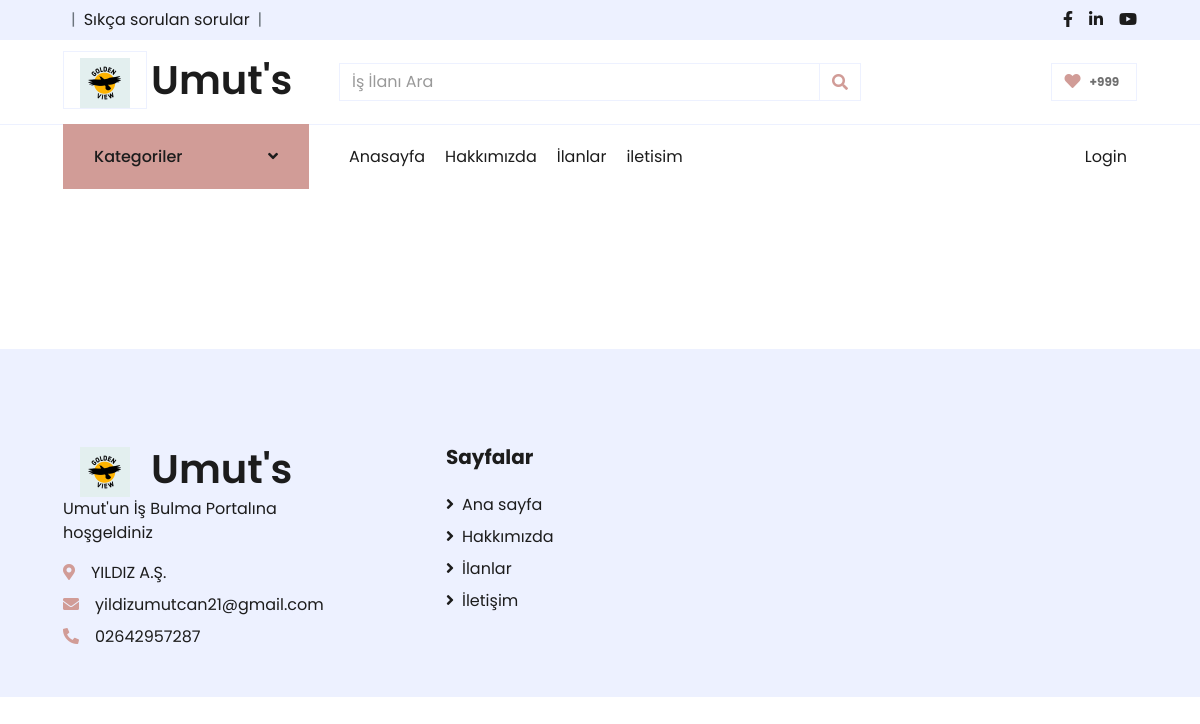
The app's page /category/7, older data.
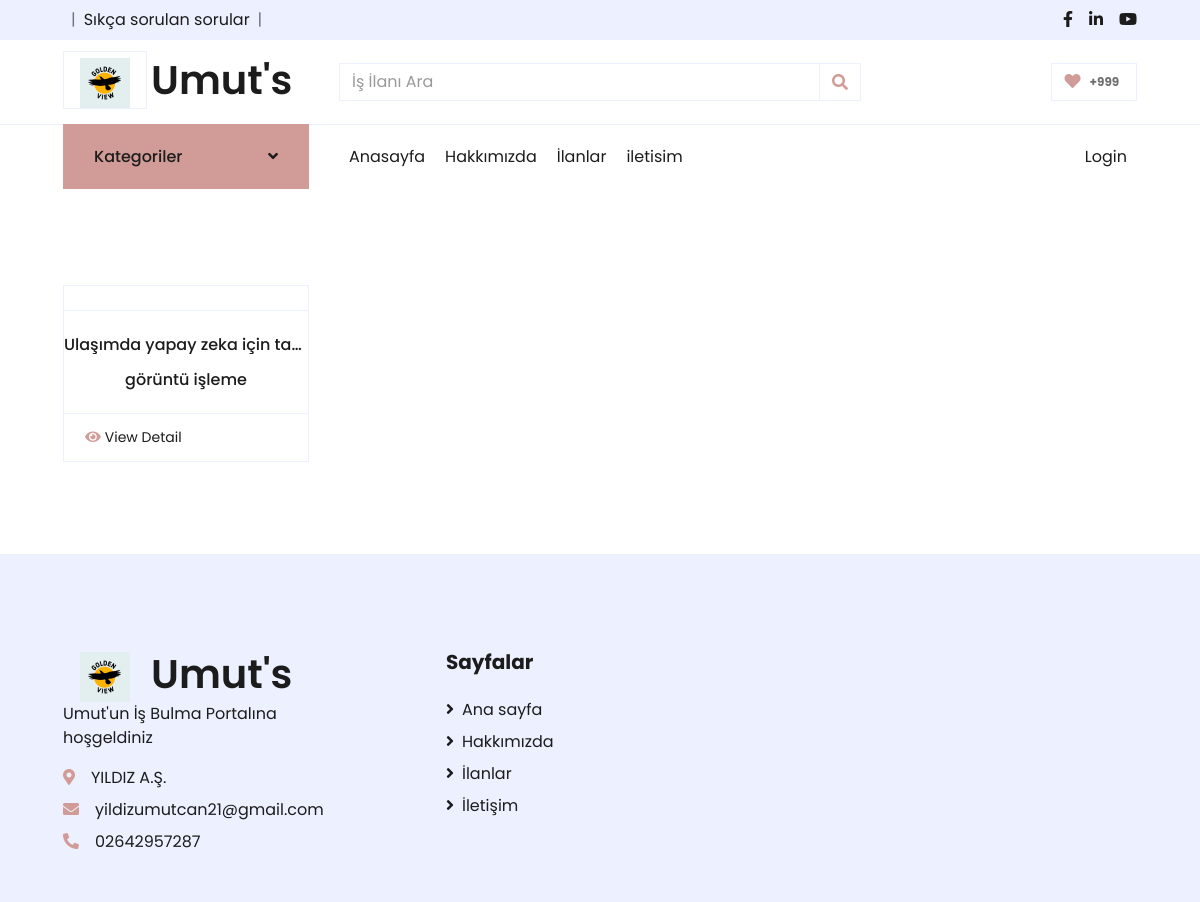
The same page, newer data.
### home/models.py (models this page shows, shortened)
class Setting(models.Model):
    STATUS = (
        ('True', 'Evet'),
        ('False', 'Hayır'),
    )
    title = models.CharField(max_length=150)
    keywords = models.CharField(max_length=255)
    description = models.CharField(max_length=255)
    company = models.CharField(max_length=50)
    address = models.CharField(blank=True, max_length=150)
    phone = models.CharField(blank=True, max_length=15)
    fax = models.CharField(blank=True, max_length=15)
    email = models.CharField(blank=True, max_length=50)
    smptpserver = models.CharField(blank=True, max_length=30)
    smptemail = models.CharField(blank=True, max_length=30)
    smptpassword = models.CharField(blank=True, max_length=150)
    smptport = models.CharField(blank=True, max_length=15)
    icon = models.ImageField(blank=True, upload_to='images/')
    facebook = models.CharField(blank=True, max_length=55)
    instagram = models.CharField(blank=True, max_length=55)
    twitter = models.CharField(blank=True, max_length=55)
    aboutus = RichTextUploadingField()
    contact = RichTextUploadingField()
    contact_map = models.CharField(max_length=500)
    references = RichTextUploadingField()
    status = models.CharField(max_length=10, choices=STATUS)
    create_at = models.DateTimeField(auto_now_add=True)
    uptade_at = models.DateTimeField(auto_now=True)
    sss = RichTextUploadingField()

### Work/models.py (models this page shows, shortened)
class work(models.Model):
    STATUS = (
        ('True', 'Evet'),
        ('False', 'Hayır'),
    )
    category = models.ForeignKey(Category,on_delete=models.CASCADE) #category tablosu ile ilişkilendirme
    title = models.CharField(max_length=50)
    description = models.CharField(blank=True, max_length=300)
    keywords = models.CharField(blank=True, max_length=200)
    image = models.ImageField(blank=True, upload_to='images/')
    wage = models.FloatField()
    amount = models.IntegerField()
    detail = RichTextUploadingField()
    status = models.CharField(max_length=10, choices=STATUS)
    slug = models.SlugField(null=False, unique=True)
    gmail = models.CharField(max_length=200)
    parent = ForeignKey('self', blank=True, null=True, related_name='children', on_delete=models.CASCADE)
    create_at = models.DateTimeField(auto_now_add=True)
    update_at = models.DateTimeField(auto_now=True)
    facebook = models.CharField (blank=True, max_length=55)
    twitter = models.CharField (blank=True, max_length=55)
    linkedin = models.CharField (blank=True, max_length=55)
    def image_tag(self):
        if self.image:
            return mark_safe(f'<img src="{self.image.url}" height="50"/>')
        else:
            return
    image_tag.short_description = 'image'

class Category(models.Model):
    STATUS = (
        ('True', 'Evet'),
        ('False', 'Hayır'),
    )
    title = models.CharField(max_length=50)
    description = models.CharField(blank=True, max_length=400)
    keywords = models.CharField(blank=True, max_length=200)
    image = models.ImageField(blank=True, upload_to='images/')
    status = models.CharField(max_length=10, choices=STATUS)
    slug = models.SlugField(null=False, unique=True)
    parent = ForeignKey('self', blank=True, null=True, related_name='children', on_delete=models.CASCADE)
    create_at = models.DateTimeField(auto_now_add=True)
    update_at = models.DateTimeField(auto_now=True)
    def __str__(self):
        return self.title

### home/views.py (the view)
# urls.py: path('category/<int:id>', views.category_work, name='category_work'),
def category_work(request,id):
    setting = Setting.objects.get(pk=1)
    categorydata = Category.objects.all()
    selectedCategory = Category.objects.filter(pk=id)
    works = work.objects.filter(category_id=id)
    context = {'setting': setting,
               'selectedCategory': selectedCategory,
               'works': works,
               'categorydata': categorydata}
    return render(request, 'category_work.html', context)

### home/templates/category_work.html (shortened to what this page needs)
{%  extends "homebase.html" %}
{% block header %}{% include "header.html" %}{% endblock %}
{% block sidebar %}{% include "sidebar.html" %}{% endblock %}
{% block content %}
    <div class="container-fluid pt-5">
        <div class="row px-xl-5">
            <div class="col-lg-9 col-md-12">
                <div class="row pb-3">
                    {% for i in works %}
                    <div class="col-lg-4 col-md-6 col-sm-12 pb-1">
                        <div class="card product-item border-0 mb-4">
                            <div class="card-header product-img position-relative overflow-hidden bg-transparent border p-0">
                            </div>
                             <div class="card-body border-left border-right text-center p-0 pt-4 pb-3">
                                <h6 class="text-truncate mb-3">{{ i.title }}</h6>
                                <div class="d-flex justify-content-center">
                                    <h6>{{ i.category }}</h6>
                                </div>
                            </div>
                            <div class="card-footer d-flex justify-content-between bg-light border">
                                <a href="/work/{{ i.id }}/{{ i.slug }}" class="btn btn-sm text-dark p-0"><i class="fas fa-eye text-primary mr-1"></i>View Detail</a>
                            </div>
                        </div>
                    </div>
                    {% endfor %}
                </div>
            </div>
        </div>
    </div>
{% endblock %}
{% block footer %}{% include "footer.html" %}{% endblock %}

### home/templates/homebase.html (shortened to what this page needs)
{% load static %}
<!DOCTYPE html>
<html lang="en">
<head>
    <link href="https://cdnjs.cloudflare.com/ajax/libs/font-awesome/5.10.0/css/all.min.css" rel="stylesheet">
    <link href="{% static 'lib/owlcarousel/assets/owl.carousel.min.css"'%}" rel="stylesheet">
    <link href="{% static 'css/style.css' %}" rel="stylesheet">
</head>
<body>
 <div>
{% block header %}{% endblock %}
{% block sidebar %}{% endblock %}
{% block content %}  {% endblock %}
 </div>
{% block footer %}{% endblock %}
</body>
</html>

### home/templates/header.html (shortened to what this page needs)
{% load static %}
    <div class="container-fluid">
        <div class="row bg-secondary py-2 px-xl-5">
            <div class="col-lg-6 d-none d-lg-block">
                <div class="d-inline-flex align-items-center">
                    <span class="text-muted px-2">|</span>
                    <a class="text-dark" href="/sss">Sıkça sorulan sorular</a>
                    <span class="text-muted px-2">|</span>
                </div>
            </div>
            <div class="col-lg-6 text-center text-lg-right">
                <div class="d-inline-flex align-items-center">
                    <a class="text-dark px-2" href="{{ setting.facebook }}">
                        <i class="fab fa-facebook-f"></i>
                    </a>
                    <a class="text-dark px-2" href="{{ setting.instagram }}">
                        <i class="fab fa-linkedin-in"></i>
                    </a>
                    <a class="text-dark pl-2" href="{{ setting.twitter }}">
                        <i class="fab fa-youtube"> </i>
                    </a>
                </div>
            </div>
        </div>
        <div class="row align-items-center py-3 px-xl-5">
            <div class="col-lg-3 d-none d-lg-block">
                <a href="" class="text-decoration-none">
                    <h1 class="m-0 display-5 font-weight-semi-bold"><span class="text-primary font-weight-bold border px-3 mr-1"><img src='{{ setting.icon.url }}' alt="My image" width="50" height="50"></span>Umut's</h1>
                </a>
            </div>
            <div class="col-lg-6 col-6 text-left">
                <form action="/search/" method="post">
                    <div class="input-group">
                        <input name="query" type="text" class="form-control" placeholder="İş İlanı Ara">
                        <div class="input-group-append">
                            <span class="input-group-text bg-transparent text-primary">
                                <i class="fa fa-search"></i>
                            </span>
                        </div>
                    </div>
                </form>
            </div>
            <div class="col-lg-3 col-6 text-right">
                <a href="" class="btn border">
                    <i class="fas fa-heart text-primary"></i>
                    <span class="badge">+999</span>
                </a>
            </div>
        </div>
    </div>

### home/templates/sidebar.html (shortened to what this page needs)
{% load static %}
    <div class="container-fluid mb-5">
        <div class="row border-top px-xl-5">
            <div class="col-lg-3 d-none d-lg-block">
                <a class="btn shadow-none d-flex align-items-center justify-content-between bg-primary text-white w-100" data-toggle="collapse" href="#navbar-vertical" style="height: 65px; margin-top: -1px; padding: 0 30px;">
                    <h6 class="m-0">Kategoriler</h6>
                    <i class="fa fa-angle-down text-dark"></i>
                </a>
            </div>
            <div class="col-lg-9">
                <nav class="navbar navbar-expand-lg bg-light navbar-light py-3 py-lg-0 px-0">
                    <div class="collapse navbar-collapse justify-content-between" id="navbarCollapse">
                        <div class="navbar-nav mr-auto py-0">
                            <a href="/" class="nav-item nav-link ">Anasayfa</a>
                            <a href="/hakkimizda" class="nav-item nav-link">Hakkımızda</a>
                            <a href="/ilan" class="nav-item nav-link">İlanlar</a>
                            <a href="/iletisim" class="nav-item nav-link">iletisim</a>
                        </div>
                        <div class="navbar-nav ml-auto py-0">
                            {% if user.id is not None %}
                            <a href="/user" class="nav-item nav-link">{{ user.first_name }}</a>
                                <a href="/logout/" class="nav-item nav-link">Çıkış Yap</a>
                                {% else %}
                                <a href="/login/" class="nav-item nav-link">Login</a>
                            {% endif %}
                        </div>
                    </div>
                </nav>
                </div>
            </div>
        </div>

### home/templates/footer.html
 <div class="container-fluid bg-secondary text-dark mt-5 pt-5">
        <div class="row px-xl-5 pt-5">
            <div class="col-lg-4 col-md-12 mb-5 pr-3 pr-xl-5">
                <a href="" class="text-decoration-none">
                     <h1 class="m-0 display-5 font-weight-semi-bold"><span class="text-primary font-weight-bold border px-3 mr-1"><img src='{{ setting.icon.url }}' alt="My image" width="50" height="50"></span>Umut's</h1>
                </a>
                <p>{{ setting.title }}</p>
                <p class="mb-2"><i class="fa fa-map-marker-alt text-primary mr-3"></i>{{ setting.company }}</p>
                <p class="mb-2"><i class="fa fa-envelope text-primary mr-3"></i>{{ setting.email }}</p>
                <p class="mb-0"><i class="fa fa-phone-alt text-primary mr-3"></i>{{ setting.phone }}</p>
            </div>
            <div class="col-lg-8 col-md-12">
                    <div class="col-md-4 mb-5">
                        <h5 class="font-weight-bold text-dark mb-4">Sayfalar</h5>
                        <div class="d-flex flex-column justify-content-start">
                            <a class="text-dark mb-2" href="/"><i class="fa fa-angle-right mr-2"></i>Ana sayfa</a>
                            <a class="text-dark mb-2" href="/hakkimizda"><i class="fa fa-angle-right mr-2"></i>Hakkımızda</a>
                            <a class="text-dark mb-2" href="/ilan"><i class="fa fa-angle-right mr-2"></i>İlanlar </a>
                            <a class="text-dark mb-2" href="/iletisim"><i class="fa fa-angle-right mr-2"></i>İletişim</a>
                        </div>
                    </div>
            </div>
        </div>
    </div>

Row changes from the older to the newer data that the page shows:
added work: title "Ulaşımda yapay zeka için ta…", category "görüntü işleme"
